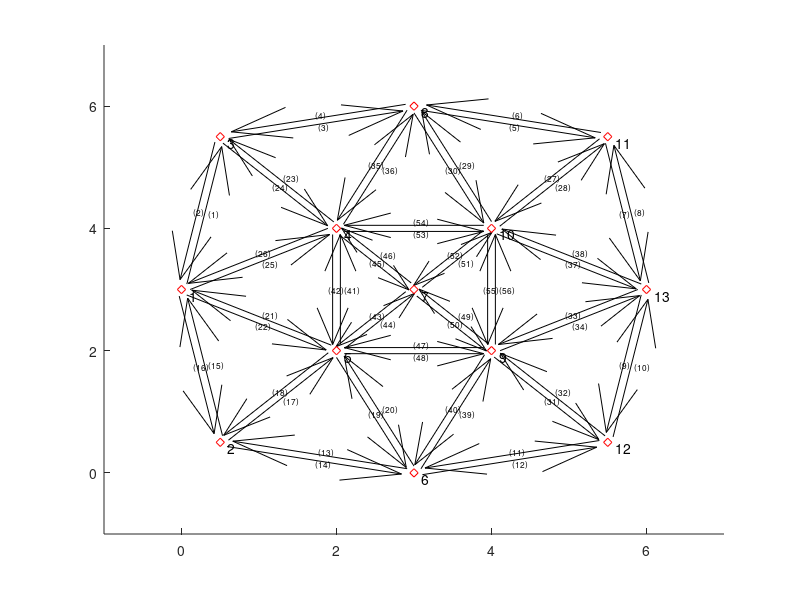

Write the MATLAB code that produced this figure.
function [xi,yi,i1,i2,ni,nb,ux,uy] = plotroad()
    global L weights_at_t
%

% xi(i), yi(i) = coordinates of intersection i
xi = [0 .5  .5 2 2 3 3 3 4 4 5.5 5.5 6 ];
yi = [3 .5 5.5 4 2 0 3 6 2 4 5.5 .5 3 ];

% i1(b), i2(b) = indices of intersections connected by block b, ordered by
% the direction traffic flow
i1_oneway = [1 3 8  11 13 12 6 2 2 5 5 4 1 11 10 9 13 8 10 6 5 7 4 9 9 7 4 10];
i2_oneway = [3 8 11 13 12 6 2 1 5 6 1 3 4 10 8 12 9  4 13 9 4 5 7 5 7 10 10 9];

% Creating two-way roads
i1 = zeros(1, length(i1_oneway) * 2);
i2 = zeros(1, length(i2_oneway) * 2);
for i = 1:2:length(i1) - 1
    i1(i:i+1) = [i1_oneway(ceil(i/2)), i2_oneway(ceil(i/2))];
    i2(i:i+1) = [i2_oneway(ceil(i/2)), i1_oneway(ceil(i/2))];    
end

ni = length(xi);  % ni = # of intersections
nb = length(i1);  % nb = # of blocks
% Geometric information
% L(b) = length of block b
% (ux(b), uy(b)) = unit vector along block b in direction of traffic flow
% Given xi, yi, we can find L, ux, uy as follows:

ux = xi(i2)-xi(i1);
uy = yi(i2)-yi(i1);
L = sqrt(ux.^2+uy.^2);
ux = ux./L;
uy = uy./L;

hold on
axis([min(xi)-1 max(xi)+1 min(yi)-1 max(yi)+1]);

%Determine the 
colors = zeros(3, nb);
if isempty(weights_at_t) || isnan(weights_at_t(1,2))
    for i = 1:nb
        colors(:, i) = [0, 0, 0];
    end
else
    for i = 1:nb
        colors(:, i) = [1, 0.9 - weights_at_t(i) * 0.9,  0.9 - weights_at_t(i)* 0.9];
    end
end

    
for b = 1:nb

    ux1 = xi(i2(b))-xi(i1(b));
    uy1 = yi(i2(b))-yi(i1(b));
    x1 = xi(i1(b));
    y1 = yi(i1(b));
    
    %Seperate two roads
    x1 = x1 + uy(b) * 0.05;
    y1 = y1 - ux(b) * 0.05;
    %adjust road position for appearence
    x1 = x1 + ux(b) * 0.1;
    y1 = y1 + uy(b) * 0.1;
    quiver(x1,y1,ux1,uy1,'k', 'color', colors(:, b));
    
    xt = (xi(i1(b)) + xi(i2(b)))/2;
    yt = (yi(i1(b)) + yi(i2(b)))/2;
    
    %Seperate text for two roads
    xt = xt + uy(b) * 0.1;
    yt = yt - ux(b) * 0.1;
    
    str = ['(',num2str(b),')'];
    text(xt,yt,str, 'FontSize', 6)
end

for i = 1:ni
    % change to string
   str = num2str(i);
   plot(xi(i),yi(i),'rd');
   %location of text
   xt = xi(i)+0.1;
   yt = yi(i)-0.1;
   % text the interesection
    text(xt,yt,str)
end

hold off
end
